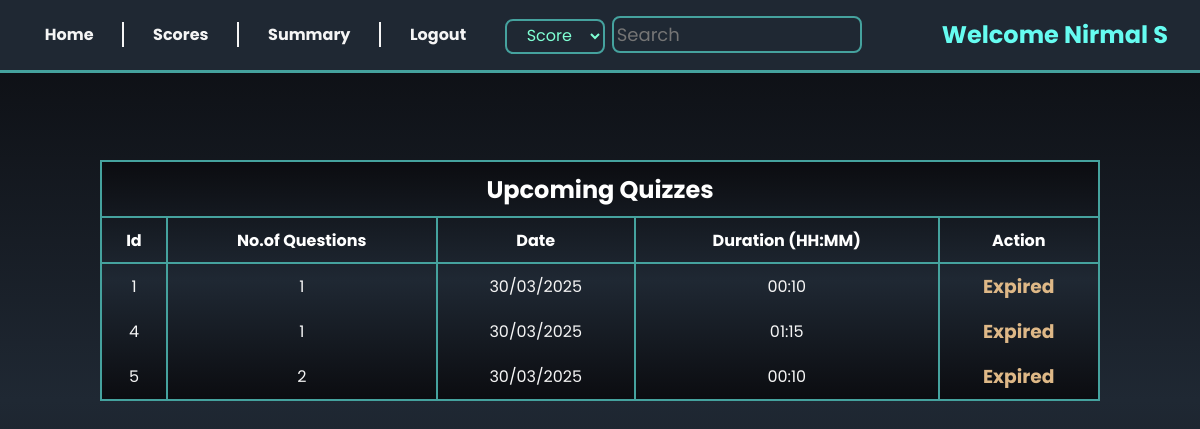
The app's page /user_dashboard (signed in), older data.
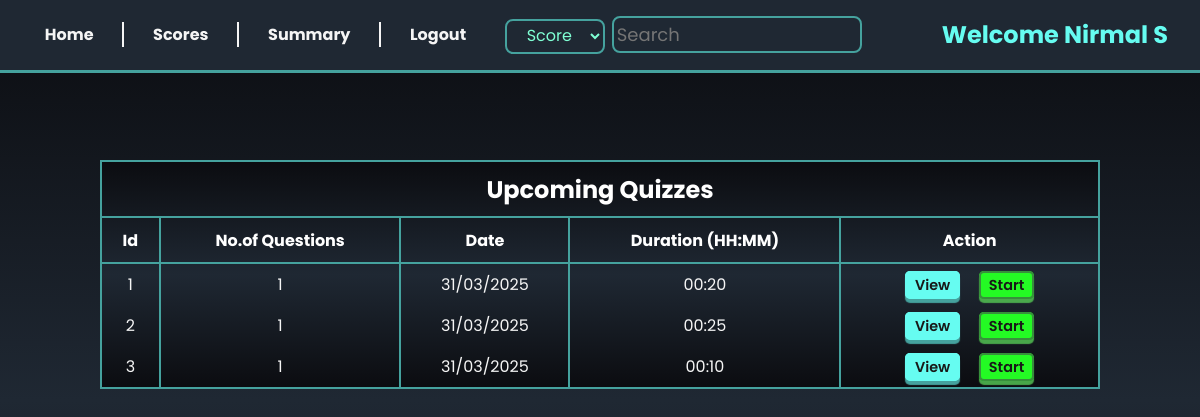
The same page, newer data.
### models/models.py (models this page shows, shortened)
class User(db.Model):
  id = db.Column(db.Integer, primary_key=True, nullable=False)
  email = db.Column(db.String(50), unique=True, nullable=False)
  hashed_password = db.Column(db.String(), nullable=False)
  fullname = db.Column(db.String(50), nullable=False)
  dob = db.Column(db.Date(), nullable = False)
  qualification = db.Column(db.String(50), nullable=False)
  is_admin = db.Column(db.Boolean, default=False)
  scores = db.relationship('Scores', backref='user', cascade="all, delete-orphan")

class Quiz(db.Model):
  id = db.Column(db.Integer, primary_key=True, nullable= False)
  chapter_id = db.Column(db.Integer, db.ForeignKey('chapter.id'), nullable=False)
  date_of_quiz = db.Column(db.Date(), nullable=False)
  time_duration = db.Column(db.Integer(), nullable=False)
  scores = db.relationship('Scores', backref='quiz', cascade="all, delete-orphan")
  questions = db.relationship('Question', backref = 'quiz', cascade = "all, delete-orphan")

### controllers/routes.py (the view)
@app.route('/user_dashboard')
@login_required
def user_dashboard():
    name = session.get('name')
    quizes = Quiz.query.all()
    current_date = datetime.now().date()
    return render_template('user_dashboard.html', name = name, quizes = quizes,current_date = current_date)

### controllers/routes.py (called while the page is built)
def login_required(func):
    @wraps(func)
    def inner():
        email = session.get('email')
        if not email:
            flash('Please login first!!', 'warning')
            return redirect(url_for('login'))
        user = User.query.filter_by(email=email, is_admin=False).first()
        if not user:
            flash('User not found.Please login first!!', 'warning')
            return redirect(url_for('login'))
        return func()
    return inner

### templates/user_dashboard.html (shortened to what this page needs)
{% extends 'base.html' %}
{% block content %}
<div class="admin-container">
    {% include 'user_nav.html'   %}
    <div class="quiz-list">
        {% if quizes %}
        <table style="min-width: 1000px; margin: auto;">
            <thead>
                <tr>
                    <th colspan="5"><h2>Upcoming Quizzes</h2></th>
                </tr>
                <tr>
                    <th>Id</th>
                    <th>No.of Questions</th>
                    <th>Date</th>
                    <th>Duration (HH:MM)</th>
                    <th>Action</th>
                </tr>
            </thead>
            <tbody>
                {% for quiz in quizes %}
                <tr >
                    <td>{{quiz.id}}</td>
                    <td>{{quiz.questions | length}}</td>
                    <td style=" border-right: 2px solid var(--box-shadow);">{{ quiz.date_of_quiz.strftime("%d/%m/%Y") }}</td>
                    <td style=" border-right: 2px solid var(--box-shadow);">
                        {{quiz.time_duration}}</td>
                    {% if quiz.date_of_quiz >= current_date %}
                    <td>
                        <a href="/quiz_detail/{{quiz.id}}" class="button" style="display: inline; padding: 2px 8px;">View</a>
                        <a class="button green" href="{{ url_for('start_quiz', quiz_id = quiz.id ) }}" style="display: inline;padding: 2px 8px;" >Start</a>
                    </td>
                    {% else %}
                        <td><h3 style="color: burlywood;">Expired</h3></td>
                    {% endif %}
                </tr>
                {% endfor %}
            </tbody>
        </table>
        {% else %}
        <h1>No Quizzes found</h1>
        {% endif %}
    </div>
{% endblock %}

### templates/base.html (shortened to what this page needs)
<!DOCTYPE html>
<html lang="en">
<head>
    <link rel="stylesheet" href="{{ url_for('static', filename='styles.css') }}">
</head>
<body>
    {% block content %}
    {% endblock %}
</body>
</html>

### templates/user_nav.html (shortened to what this page needs)
<nav>
    <div class="navigation">
        <ul>
            <li><a  href="{{ url_for('user_dashboard' ) }}">Home</a></li>
            <li><a  href="{{ url_for('scores' ) }}">Scores</a></li>
            <li><a  href="{{ url_for('user_summary' ) }}">Summary</a></li>
            <li><a  href="{{ url_for('logout') }}">Logout</a></li>
        </ul>
    </div>
    <div class="search-greeting">
        <form method="get" action="/searched">
            <select name="category" style="width: 100px;margin-right:3px ;font-size: 1em;
            border: 2px solid var(--box-shadow); height: 35px; border-radius: 8px;">
            <option value="Score">Score</option>
        </select>
            <input type="text" name="query" placeholder="Search" style="padding: 3px; font-size: large;">
        </form>
        <h2>Welcome {{name}}</h2>
    </div>
</nav>

### static/styles.css (style rules this page uses)
* { padding: 0; margin: 0; outline: 0; list-style: none; text-decoration: none; font-family: 'Poppins', 'system-ui'; box-sizing: border-box; }
:root { --accent-color:#66fcf1; --box-shadow :#45a29e; --text-color :whitesmoke; --light-shade :#1f2833; --dark-shade :#181818; --background: linear-gradient(#0b0c10,#1f2833,#0b0c10); }
body { overflow-x: hidden; width: 100vw; height: 100vh; background:var(--background); background-repeat: no-repeat; background-size: cover; background-attachment: fixed; display: flex; justify-content: center; align-items: center; color: var(--text-color); }
.button { border:2px solid var(--accent-color); cursor: pointer; box-shadow: 0 6px 1px var(--box-shadow); transition: all 250ms ease; border-radius: 5px; background-color: var(--accent-color); color: var(--dark-shade); font-size: 0.9em; font-weight: 500; }
a { color: var(--text-color); text-align: center; padding: 0.8em; margin-top: 1.5em; }

Row changes from the older to the newer data that the page shows:
removed Quiz: id "4", questions|length "1", date_of_quiz "30/03/2025", time_duration "01:15", shows "Expired"
removed Quiz: id "5", questions|length "2", date_of_quiz "30/03/2025", time_duration "00:10", shows "Expired"
changed Quiz id 1: date_of_quiz "30/03/2025" → "31/03/2025"; time_duration "00:10" → "00:20"; date_of_quiz "Expired" → "View Start"
added Quiz: id "2", questions|length "1", date_of_quiz "31/03/2025", time_duration "00:25"
added Quiz: id "3", questions|length "1", date_of_quiz "31/03/2025", time_duration "00:10"
